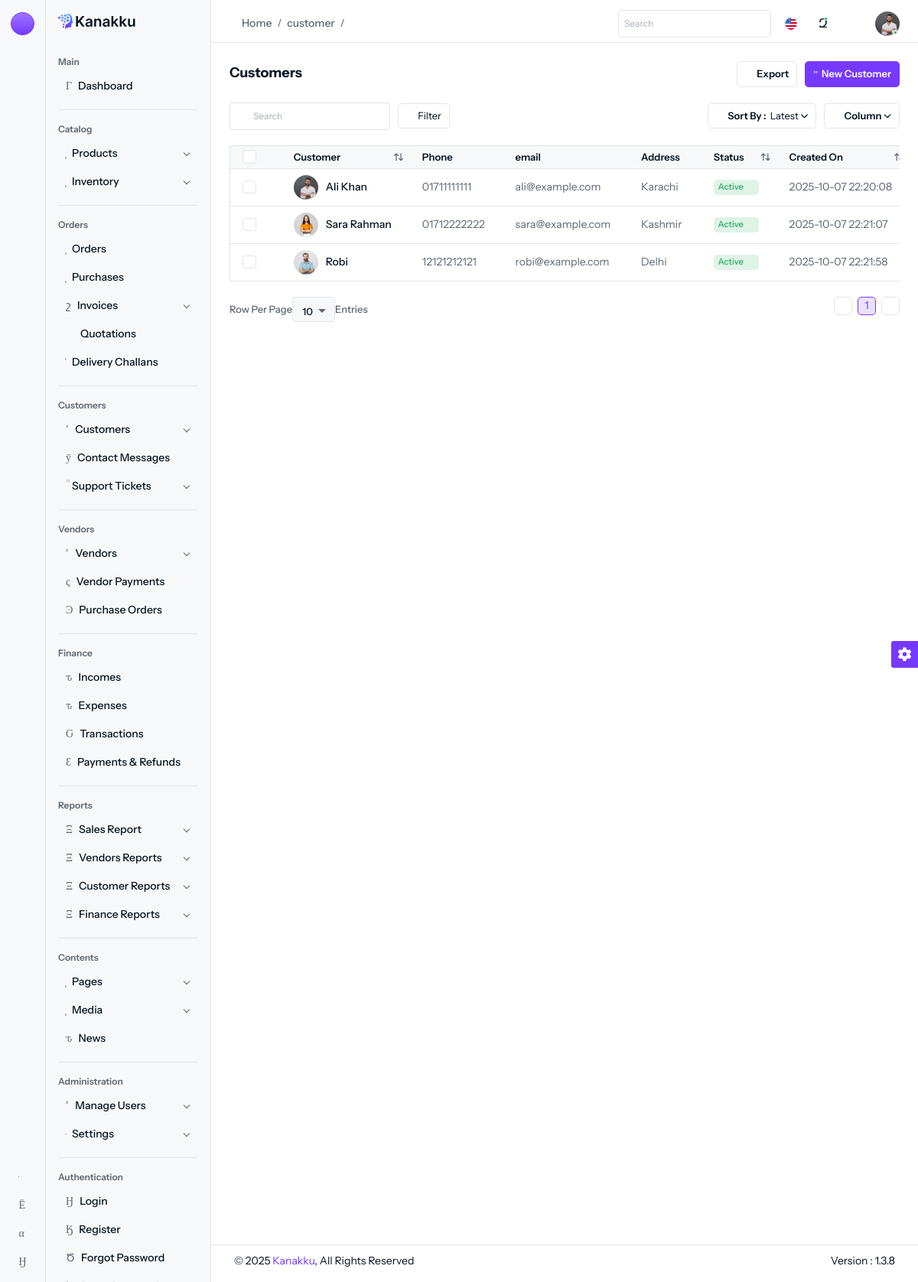
Page /customer (signed in) on the earlier database version.
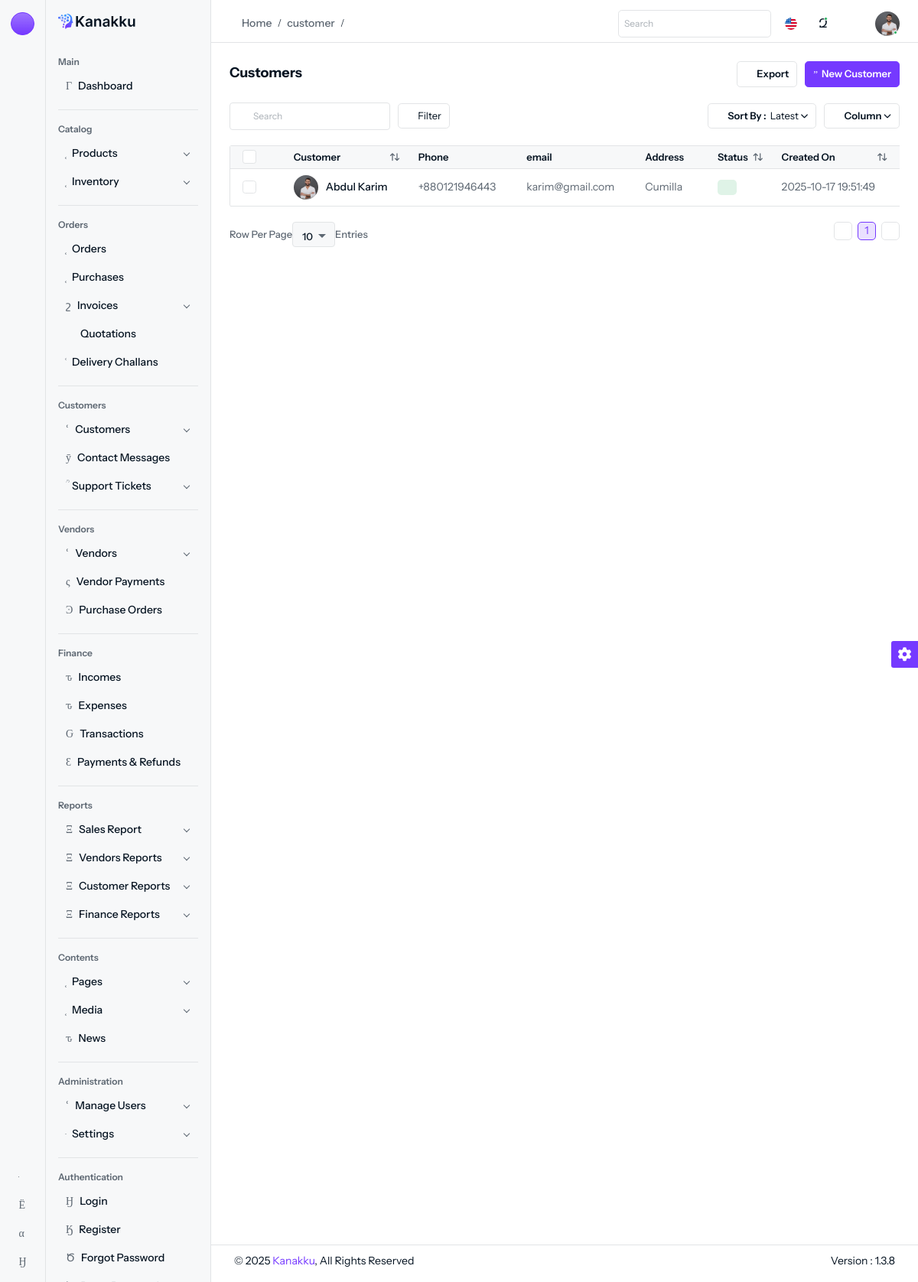
Same page on the later database version.
### tables this page shows
CREATE TABLE `customers` (
  `id` int NOT NULL,
  `name` varchar(255) DEFAULT NULL,
  `email` varchar(255) DEFAULT NULL,
  `phone` varchar(50) DEFAULT NULL,
  `photo` varchar(255) NOT NULL,
  `address` varchar(255) NOT NULL,
  `status` varchar(255) NOT NULL,
  `created_at` datetime DEFAULT CURRENT_TIMESTAMP,
  `updated_at` datetime DEFAULT CURRENT_TIMESTAMP
);

### controllers/Customer/CustomerController.php (called while the page is built, shortened)
<?php
class CustomerController extends Controller
{
	public function index()
	{
		$data = Customer::all();
		view("Customer", $data);
	}
}

### configs/app_config.php (called while the page is built, shortened)
<?php
$base_url = "http://localhost/elctro_Ecom_project/admin";

### models/Customer/customer.model.php (called while the page is built, shortened)
<?php
class Customer extends Model implements JsonSerializable
{
	public static function all()
	{
		global $db, $tx;
		$result = $db->query("select id,name,email,phone,photo,address,status,created_at,updated_at from {$tx}customers");
		$data = [];
		while ($customer = $result->fetch_object()) {
			$data[] = $customer;
		}
		return $data;
	}
}

### views/pages/Customer/customer/index.php (the view, shortened to what this page needs)
<div class="content content-two">
	<div class="d-flex d-block align-items-center justify-content-between flex-wrap gap-3 mb-3">
		<div>
			<h6>Customers</h6>
		</div>
		<div class="d-flex my-xl-auto right-content align-items-center flex-wrap gap-2">
			<div class="dropdown">
				<a href="javascript:void(0);" class="btn btn-outline-white d-inline-flex align-items-center" data-bs-toggle="dropdown">
					<i class="isax isax-export-1 me-1"></i>Export
				</a>
			</div>
			<div>
				<a href="<?= $base_url ?>/customer/create" class="btn btn-primary d-flex align-items-center">
					<i class="isax isax-add-circle5 me-1"></i>New Customer
				</a>
			</div>
		</div>
	</div>
	<div class="mb-3">
		<div class="d-flex align-items-center justify-content-between flex-wrap gap-3">
			<div class="d-flex align-items-center flex-wrap gap-2">
				<div class="table-search d-flex align-items-center mb-0">
					<div class="search-input">
						<a href="javascript:void(0);" class="btn-searchset"><i class="isax isax-search-normal fs-12"></i></a>
					</div>
				</div>
				<a class="btn btn-outline-white fw-normal d-inline-flex align-items-center" href="javascript:void(0);" data-bs-toggle="offcanvas" data-bs-target="#customcanvas">
					<i class="isax isax-filter me-1"></i>Filter
				</a>
			</div>
			<div class="d-flex align-items-center flex-wrap gap-2">
				<div class="dropdown">
					<a href="javascript:void(0);" class="dropdown-toggle btn btn-outline-white d-inline-flex align-items-center" data-bs-toggle="dropdown">
						<i class="isax isax-sort me-1"></i>Sort By : <span class="fw-normal ms-1">Latest</span>
					</a>
				</div>
				<div class="dropdown">
					<a href="javascript:void(0);" class="dropdown-toggle btn btn-outline-white d-inline-flex align-items-center" data-bs-toggle="dropdown" data-bs-auto-close="outside">
						<i class="isax isax-grid-3 me-1"></i>Column
					</a>
				</div>
			</div>
		</div>
	</div>
	<div class="table-responsive">
		<table class="table table-nowrap datatable">
			<thead class="thead-light">
				<tr>
					<th class="no-sort">
						<div class="form-check form-check-md">
							<input class="form-check-input" type="checkbox" id="select-all">
						</div>
					</th>
					<th>Customer</th>
					<th class="no-sort">Phone</th>
					<th class="no-sort">email</th>
					<th class="no-sort">Address</th>
					<th>Status</th>
					<th>Created On</th>
					<th class="no-sort">Action</th>
				</tr>
			</thead>
			<tbody>
				<?php
				foreach ($customer as $row) :
				?>
					<tr>
						<td>
							<div class="form-check form-check-md">
								<input class="form-check-input" type="checkbox">
							</div>
						</td>
						<td>
							<div class="d-flex align-items-center">
								<a href="customer-details.html" class="avatar avatar-sm rounded-circle me-2 flex-shrink-0">
									<img class="rounded-circle" alt="img" data-cfsrc="<?= $base_url ?>/assets/img/profiles/<?= $row->photo ?>" style="display:none;visibility:hidden;">
								</a>
								<div>
									<h6 class="fs-14 fw-medium mb-0"><a href="customer-details.html"><?= $row->name ?></a></h6>
								</div>
							</div>
						</td>
						<td>
							<?= $row->phone ?>
						</td>
						<td>
							<?= $row->email ?>
						</td>
						<td><?= $row->address ?></td>
						<td>
							<span class="badge badge-soft-success d-inline-flex align-items-center"><?= $row->status ?> <i class="isax isax-tick-circle ms-1"></i></span>
						</td>
						<td><?= $row->created_at ?></td>
						<td class="action-item">
						</td>
					</tr>
				<?php
				endforeach;
				?>
			</tbody>
		</table>
	</div>
</div>

Differences in the rows shown:
removed customers: photo (picture), name "Ali Khan", phone "01711111111", email "ali@example.com", address "Karachi", status "Active", created_at "2025-10-07 22:20:08"
removed customers: photo (picture), name "Sara Rahman", phone "01712222222", email "sara@example.com", address "Kashmir", status "Active", created_at "2025-10-07 22:21:07"
removed customers: photo (picture), name "Robi", phone "12121212121", email "robi@example.com", address "Delhi", status "Active", created_at "2025-10-07 22:21:58"
added customers: photo (picture), name "Abdul Karim", phone "+880121946443", email "karim@gmail.com", address "Cumilla", created_at "2025-10-17 19:51:49"
